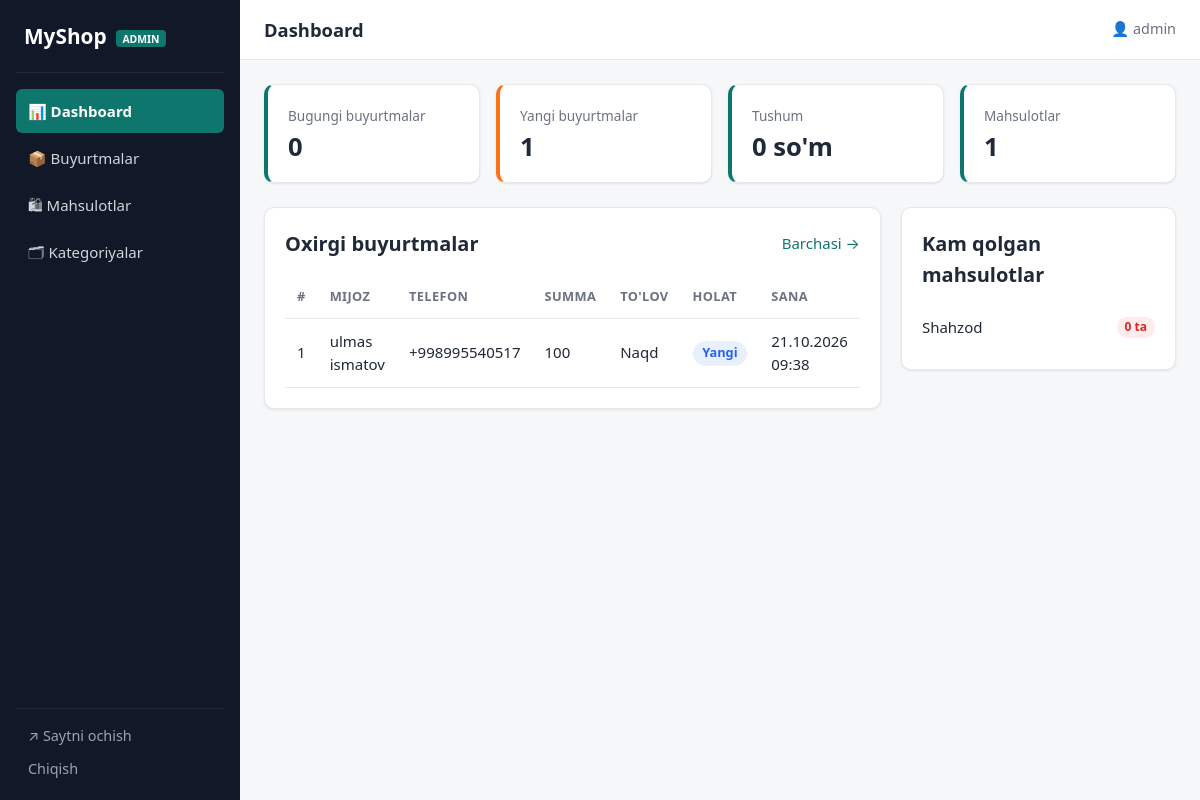
The page /panel/ (signed in) on the database its author committed.
### marketapp/models.py (models this page shows, shortened)
class Order(models.Model):
    STATUS_CHOICES = [
        ('new', 'Yangi'),
        ('paid', "To'langan"),
        ('shipping', 'Yetkazilmoqda'),
        ('delivered', 'Yetkazildi'),
        ('canceled', 'Bekor qilindi'),
    ]
    PAYMENT_CHOICES = [
        ('cash', 'Naqd'),
        ('click', 'Click'),
        ('payme', 'Payme'),
    ]
    user = models.ForeignKey(User, on_delete=models.SET_NULL, null=True, blank=True, related_name='orders')
    full_name = models.CharField("F.I.Sh", max_length=150)
    phone = models.CharField("Telefon", max_length=13)
    address = models.TextField("Manzil")
    comment = models.TextField("Izoh", blank=True)
    total_price = models.DecimalField(max_digits=12, decimal_places=2, default=0)
    status = models.CharField(max_length=20, choices=STATUS_CHOICES, default='new')
    payment_method = models.CharField(max_length=20, choices=PAYMENT_CHOICES, default='cash')
    is_paid = models.BooleanField(default=False)
    created_at = models.DateTimeField(auto_now_add=True)
    class Meta:
        ordering = ['-created_at']

class Product(models.Model):
    category = models.ForeignKey(Category, on_delete=models.PROTECT, related_name='products')
    name = models.CharField("Nomi", max_length=200)
    slug = models.SlugField(unique=True)
    description = models.TextField("Tavsif", blank=True)
    price = models.DecimalField("Narx", max_digits=12, decimal_places=2)
    discount_price = models.DecimalField("Chegirma narxi", max_digits=12, decimal_places=2, null=True, blank=True)
    stock = models.PositiveIntegerField("Omborda", default=0)
    is_active = models.BooleanField(default=True)
    created_at = models.DateTimeField(auto_now_add=True)
    updated_at = models.DateTimeField(auto_now=True)
    class Meta:
        ordering = ['-created_at']

### marketapp/views.py (the view)
# urls.py: path('panel/', views.panel_dashboard, name='panel_dashboard'),
@staff_required
def panel_dashboard(request):
    today = timezone.localdate()
    revenue = Order.objects.filter(Q(is_paid=True) | Q(status='delivered')) \
                           .aggregate(s=Sum('total_price'))['s'] or 0
    return render(request, 'shop/panel/dashboard.html', {
        'today_orders': Order.objects.filter(created_at__date=today).count(),
        'new_orders': Order.objects.filter(status='new').count(),
        'revenue': revenue,
        'product_count': Product.objects.count(),
        'low_stock': Product.objects.filter(is_active=True, stock__lte=5).order_by('stock')[:5],
        'recent_orders': Order.objects.all()[:10],
    })

### marketapp/views.py (called while the page is built)
def cart_count(request):
    return {'cart_count': len(Cart(request))}

    def __len__(self):
        return sum(self.cart.values())

### marketapp/templates/shop/panel/dashboard.html (shortened to what this page needs)
{% extends 'shop/panel/base.html' %}
{% load humanize %}
{% block page_title %}Dashboard{% endblock %}
{% block content %}
<div class="stats">
  <div class="stat"><span>Bugungi buyurtmalar</span><b>{{ today_orders }}</b></div>
  <div class="stat stat--warn"><span>Yangi buyurtmalar</span><b>{{ new_orders }}</b></div>
  <div class="stat"><span>Tushum</span><b>{{ revenue|floatformat:0|intcomma }} so'm</b></div>
  <div class="stat"><span>Mahsulotlar</span><b>{{ product_count }}</b></div>
</div>
<div class="grid-2">
  <div class="card">
    <div class="card__head">
      <h2>Oxirgi buyurtmalar</h2>
      <a href="{% url 'panel_orders' %}">Barchasi →</a>
    </div>
    {% include 'shop/panel/_orders_table.html' with orders=recent_orders %}
  </div>
  <div class="card">
    <div class="card__head"><h2>Kam qolgan mahsulotlar</h2></div>
    <ul class="list">
      {% for p in low_stock %}
        <li>
          <a href="{% url 'panel_product_edit' p.pk %}">{{ p.name }}</a>
          <span class="badge {% if p.stock == 0 %}badge--danger{% else %}badge--warn{% endif %}">{{ p.stock }} ta</span>
        </li>
      {% empty %}
        <li class="muted">Hammasi yetarli</li>
      {% endfor %}
    </ul>
  </div>
</div>
{% endblock %}

### marketapp/templates/shop/panel/base.html (shortened to what this page needs)
{% load static %}
<!DOCTYPE html>
<html lang="uz">
<head>
  <link rel="stylesheet" href="{% static 'includes/components.css' %}">
  <link rel="stylesheet" href="{% static 'panel/panel.css' %}">
</head>
<body class="panel">
  <aside class="sidebar" id="sidebar">
    <a href="{% url 'panel_dashboard' %}" class="sidebar__logo">MyShop <small>admin</small></a>
    {% with url_name=request.resolver_match.url_name %}
    <nav class="sidebar__nav">
      <a href="{% url 'panel_dashboard' %}" class="{% if url_name == 'panel_dashboard' %}active{% endif %}">📊 Dashboard</a>
      <a href="{% url 'panel_orders' %}" class="{% if 'order' in url_name %}active{% endif %}">📦 Buyurtmalar</a>
      <a href="{% url 'panel_products' %}" class="{% if 'product' in url_name %}active{% endif %}">🛍 Mahsulotlar</a>
      <a href="{% url 'panel_categories' %}" class="{% if 'categor' in url_name %}active{% endif %}">🗂 Kategoriyalar</a>
    </nav>
    {% endwith %}
    <div class="sidebar__bottom">
      <a href="{% url 'home' %}" target="_blank">↗ Saytni ochish</a>
      <form method="post" action="{% url 'logout' %}">{% csrf_token %}<button class="link">Chiqish</button></form>
    </div>
  </aside>
  <div class="panel__main">
    <header class="topbar">
      <h1 class="topbar__title">{% block page_title %}{% endblock %}</h1>
      <span class="topbar__user">👤 {{ user.username }}</span>
    </header>
    <section class="panel__content">{% block content %}{% endblock %}</section>
  </div>
</body>
</html>

### marketapp/templates/shop/panel/_orders_table.html
{% load humanize %}
<table class="table">
  <thead>
    <tr><th>#</th><th>Mijoz</th><th>Telefon</th><th>Summa</th><th>To'lov</th><th>Holat</th><th>Sana</th></tr>
  </thead>
  <tbody>
  {% for o in orders %}
    <tr class="clickable" onclick="location.href='{% url 'panel_order_detail' o.pk %}'">
      <td>{{ o.id }}</td>
      <td>{{ o.full_name }}</td>
      <td>{{ o.phone }}</td>
      <td>{{ o.total_price|floatformat:0|intcomma }}</td>
      <td>{{ o.get_payment_method_display }}{% if o.is_paid %} ✅{% endif %}</td>
      <td><span class="status status--{{ o.status }}">{{ o.get_status_display }}</span></td>
      <td>{{ o.created_at|date:"d.m.Y H:i" }}</td>
    </tr>
  {% empty %}
    <tr><td colspan="7" class="muted">Buyurtmalar yo'q</td></tr>
  {% endfor %}
  </tbody>
</table>

### marketapp/static/includes/components.css (style rules this page uses)
:root { --primary: #0f766e; --primary-dark: #0b5d57; --primary-light: #e6f4f2; --accent: #f97316; --danger: #dc2626; --danger-light: #fdecec; --warning: #d97706; --warning-light: #fef3e2; --success: #16a34a; --success-light: #e8f7ee; --info: #2563eb; --info-light: #e8effd; --text: #1f2937; --text-muted: #6b7280; --border: #e5e7eb; --bg: #f6f7f9; --white: #ffffff; --radius: 10px; --radius-sm: 6px; --shadow: 0 1px 3px rgba(0, 0, 0, .06), 0 1px 2px rgba(0, 0, 0, .04); --shadow-lg: 0 10px 25px rgba(0, 0, 0, .08); --container: 1200px; --font: system-ui, -apple-system, "Segoe UI", Roboto, Arial, sans-serif; }
*, *::before, *::after { box-sizing: border-box; margin: 0; padding: 0; }
body { font-family: var(--font); font-size: 15px; line-height: 1.55; color: var(--text); background: var(--bg); }
a { color: var(--primary); text-decoration: none; }
ul { list-style: none; }
h1 { font-size: 1.75rem; line-height: 1.25; margin-bottom: 1rem; }
h2 { font-size: 1.25rem; margin-bottom: .75rem; }
button.link { background: none; border: none; font: inherit; color: var(--primary); cursor: pointer; padding: 0; }
.card { background: var(--white); border: 1px solid var(--border); border-radius: var(--radius); padding: 1.25rem; box-shadow: var(--shadow); margin-bottom: 1.25rem; }
.badge { display: inline-block; min-width: 1.4rem; padding: .1rem .5rem; font-size: .75rem; font-weight: 600; text-align: center; border-radius: 999px; background: #eef0f3; color: var(--text-muted); }
.badge--danger { background: var(--danger-light); color: var(--danger); }
.status { display: inline-block; padding: .15rem .6rem; font-size: .8rem; font-weight: 600; border-radius: 999px; white-space: nowrap; }
.status--new { background: var(--info-light); color: var(--info); }
.table { width: 100%; border-collapse: collapse; }
.table th, .table td { padding: .7rem .75rem; text-align: left; border-bottom: 1px solid var(--border); vertical-align: middle; }
.table th { font-size: .8rem; font-weight: 600; color: var(--text-muted); text-transform: uppercase; letter-spacing: .03em; }

### rows shown on the page
Order: id "1", full_name "ulmas ismatov", phone "+998995540517", total_price "100", payment_method "Naqd", status "Yangi", created_at "21.10.2026 09:38"
Product: name "Shahzod", stock "0"

### other values the page prints
{{ user.username }} "admin"
{{ today_orders }} "0"
{{ new_orders }} "1"
{{ revenue|floatformat:0|intcomma }} "0"
{{ product_count }} "1"
